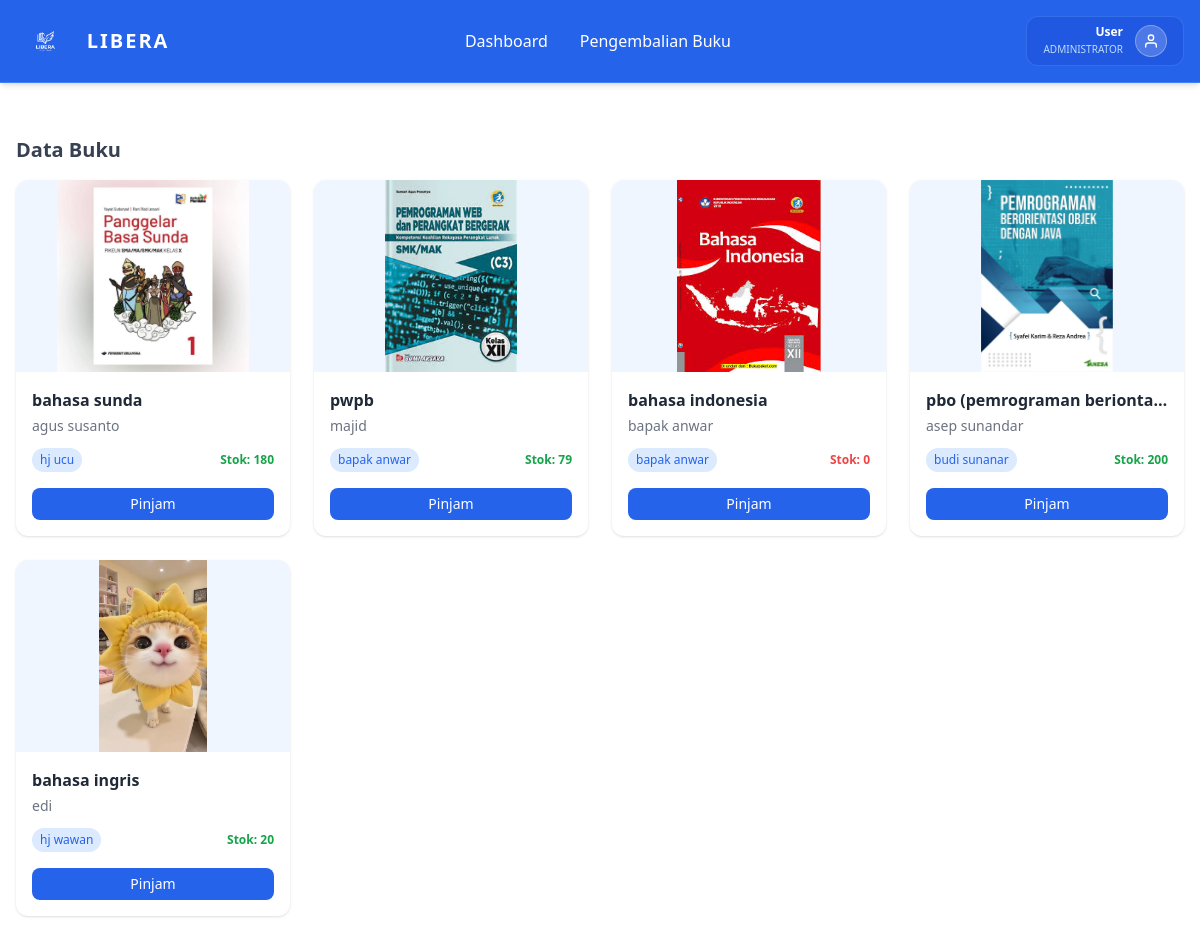
The app's page /Libera/user/daftar_buku.php with its own data.
### tables this page shows
CREATE TABLE `buku` (
  `id_buku` int(11) NOT NULL,
  `judul_buku` varchar(100) NOT NULL,
  `pengarang` varchar(100) NOT NULL,
  `tahun_terbit` year(4) NOT NULL,
  `stok` varchar(100) NOT NULL,
  `cover` varchar(100) NOT NULL,
  `penerbit` varchar(100) NOT NULL
);

### Libera/user/daftar_buku.php (the view, shortened to what this page needs)
<?php
include '../config/koneksi.php';
$query_buku = mysqli_query($koneksi, "SELECT * FROM buku ORDER BY id_buku DESC");
?>
<!DOCTYPE html>
<html lang="en">
<head>
    <script src="https://cdn.tailwindcss.com"></script>
</head>
<body>
    <?php include 'partials/sidebar_user.php'; ?>
    <main class="mt-10 p-4 min-h-screen">
        <section>
            <h2 class="text-xl font-semibold text-gray-700 mb-4">Data Buku</h2>
            <div class="grid grid-cols-1 sm:grid-cols-2 md:grid-cols-3 lg:grid-cols-4 gap-6">
                <?php while ($buku = mysqli_fetch_assoc($query_buku)) { ?>
                    <div class="bg-white rounded-xl shadow hover:shadow-lg transition overflow-hidden">
                        <div class="h-48 bg-blue-50 flex items-center justify-center">
                            <?php if (!empty($buku['cover'])) { ?>
                                <img src="../uploads/<?php echo $buku['cover']; ?>" class="h-full object-cover">
                            <?php } else { ?>
                                <span class="text-blue-400 text-sm">No Cover</span>
                            <?php } ?>
                        </div>
                        <div class="p-4">
                            <h3 class="font-semibold text-gray-800 truncate">
                                <?php echo $buku['judul_buku']; ?>
                            </h3>
                            <p class="text-sm text-gray-500 mt-1">
                                <?php echo $buku['pengarang']; ?>
                            </p>
                            <div class="flex justify-between items-center mt-3">
                                <span class="text-xs bg-blue-100 text-blue-600 px-2 py-1 rounded-full">
                                    <?php echo $buku['penerbit']; ?>
                                </span>
                                <span class="text-xs font-semibold
                                <?php echo ($buku['stok'] > 0) ? 'text-green-600' : 'text-red-500'; ?>">
                                    Stok: <?php echo $buku['stok']; ?>
                                </span>
                            </div>
                            <div class="mt-4">
                                <a href="pinjam_buku.php?id=<?php echo $buku['id_buku']; ?>"
                                    class="block text-center text-sm bg-blue-600 text-white py-1.5 rounded-lg hover:bg-blue-700">
                                    Pinjam
                                </a>
                            </div>
                        </div>
                    </div>
                <?php } ?>
            </div>
        </section>
    </main>
</body>
</html>

### records on screen
buku: cover (picture), judul_buku "bahasa sunda", pengarang "agus susanto", penerbit "hj ucu", stok "180"
buku: cover (picture), judul_buku "pwpb", pengarang "majid", penerbit "bapak anwar", stok "79"
buku: cover (picture), judul_buku "bahasa indonesia", pengarang "bapak anwar", penerbit "bapak anwar", stok "0"
buku: cover (picture), judul_buku "pbo (pemrograman berionta…", pengarang "asep sunandar", penerbit "budi sunanar", stok "200"
buku: cover (picture), judul_buku "bahasa ingris", pengarang "edi", penerbit "hj wawan", stok "20"

### other values on screen
$_SESSION['username'] "User"
